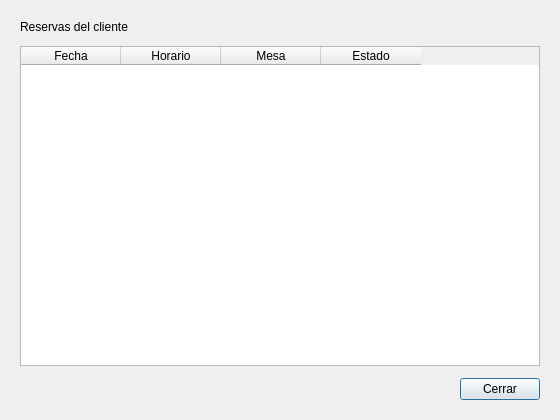
<?xml version="1.0" encoding="UTF-8"?>
<ui version="4.0">
 <class>DialogoReservasCliente</class>
 <widget class="QDialog" name="DialogoReservasCliente">
  <property name="geometry">
   <rect>
    <x>0</x>
    <y>0</y>
    <width>560</width>
    <height>420</height>
   </rect>
  </property>
  <property name="windowTitle">
   <string>Reservas del cliente</string>
  </property>
  <property name="modal">
   <bool>true</bool>
  </property>
  <layout class="QVBoxLayout" name="layout_principal">
   <property name="spacing">
    <number>12</number>
   </property>
   <property name="leftMargin">
    <number>20</number>
   </property>
   <property name="topMargin">
    <number>20</number>
   </property>
   <property name="rightMargin">
    <number>20</number>
   </property>
   <property name="bottomMargin">
    <number>20</number>
   </property>
   <item>
    <widget class="QLabel" name="label_titulo">
     <property name="text">
      <string>Reservas del cliente</string>
     </property>
    </widget>
   </item>
   <item>
    <widget class="QTableWidget" name="tableWidget_reservas">
     <property name="alternatingRowColors">
      <bool>true</bool>
     </property>
     <property name="selectionMode">
      <enum>QAbstractItemView::NoSelection</enum>
     </property>
     <property name="editTriggers">
      <set>QAbstractItemView::NoEditTriggers</set>
     </property>
     <column>
      <property name="text">
       <string>Fecha</string>
      </property>
     </column>
     <column>
      <property name="text">
       <string>Horario</string>
      </property>
     </column>
     <column>
      <property name="text">
       <string>Mesa</string>
      </property>
     </column>
     <column>
      <property name="text">
       <string>Estado</string>
      </property>
     </column>
    </widget>
   </item>
   <item>
    <layout class="QHBoxLayout" name="layout_botones">
     <item>
      <spacer name="espaciador_botones">
       <property name="orientation">
        <enum>Qt::Horizontal</enum>
       </property>
       <property name="sizeHint" stdset="0">
        <size>
         <width>40</width>
         <height>20</height>
        </size>
       </property>
      </spacer>
     </item>
     <item>
      <widget class="QPushButton" name="pushButton_volver">
       <property name="text">
        <string>Cerrar</string>
       </property>
      </widget>
     </item>
    </layout>
   </item>
  </layout>
 </widget>
 <resources/>
 <connections/>
</ui>
